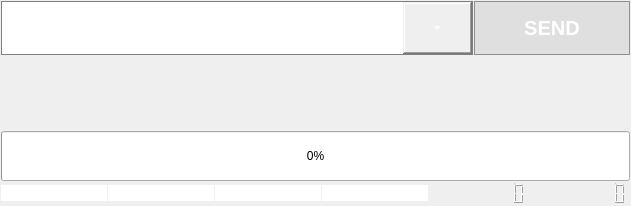
      <widget class="QWidget" name="CONSOLE">
       <property name="autoFillBackground">
        <bool>false</bool>
       </property>
       <attribute name="title">
        <string>CONSOLE</string>
       </attribute>
       <layout class="QVBoxLayout" name="verticalLayout_5">
        <property name="spacing">
         <number>1</number>
        </property>
        <property name="leftMargin">
         <number>1</number>
        </property>
        <property name="topMargin">
         <number>1</number>
        </property>
        <property name="rightMargin">
         <number>1</number>
        </property>
        <property name="bottomMargin">
         <number>1</number>
        </property>
        <item>
         <layout class="QGridLayout" name="gridLayout_3">
          <property name="sizeConstraint">
           <enum>QLayout::SetDefaultConstraint</enum>
          </property>
          <property name="spacing">
           <number>1</number>
          </property>
          <item row="7" column="0" colspan="8">
           <layout class="QHBoxLayout" name="horizontalLayout_7">
            <property name="spacing">
             <number>1</number>
            </property>
            <item>
             <widget class="QLineEdit" name="messagesToSend">
              <property name="sizePolicy">
               <sizepolicy hsizetype="Expanding" vsizetype="Fixed">
                <horstretch>0</horstretch>
                <verstretch>0</verstretch>
               </sizepolicy>
              </property>
              <property name="font">
               <font>
                <pointsize>8</pointsize>
               </font>
              </property>
              <property name="styleSheet">
               <string notr="true">color: rgb(255, 255, 255);
border: none ;</string>
              </property>
              <property name="text">
               <string>Messages to send:</string>
              </property>
              <property name="alignment">
               <set>Qt::AlignRight|Qt::AlignTrailing|Qt::AlignVCenter</set>
              </property>
              <property name="readOnly">
               <bool>true</bool>
              </property>
             </widget>
            </item>
            <item>
             <widget class="QLineEdit" name="messagesToSend_number">
              <property name="sizePolicy">
               <sizepolicy hsizetype="Maximum" vsizetype="Fixed">
                <horstretch>0</horstretch>
                <verstretch>0</verstretch>
               </sizepolicy>
              </property>
              <property name="font">
               <font>
                <pointsize>8</pointsize>
               </font>
              </property>
              <property name="styleSheet">
               <string notr="true">color: rgb(255, 255, 255);
border: none ;</string>
              </property>
              <property name="text">
               <string>-</string>
              </property>
              <property name="readOnly">
               <bool>true</bool>
              </property>
             </widget>
            </item>
            <item>
             <widget class="QLineEdit" name="pingName">
              <property name="sizePolicy">
               <sizepolicy hsizetype="Fixed" vsizetype="Fixed">
                <horstretch>0</horstretch>
                <verstretch>0</verstretch>
               </sizepolicy>
              </property>
              <property name="font">
               <font>
                <pointsize>8</pointsize>
               </font>
              </property>
              <property name="styleSheet">
               <string notr="true">color: rgb(255, 255, 255);
border: none ;</string>
              </property>
              <property name="text">
               <string>PING:</string>
              </property>
              <property name="alignment">
               <set>Qt::AlignRight|Qt::AlignTrailing|Qt::AlignVCenter</set>
              </property>
             </widget>
            </item>
            <item>
             <widget class="QLineEdit" name="ping">
              <property name="sizePolicy">
               <sizepolicy hsizetype="Fixed" vsizetype="Fixed">
                <horstretch>0</horstretch>
                <verstretch>0</verstretch>
               </sizepolicy>
              </property>
              <property name="font">
               <font>
                <pointsize>8</pointsize>
               </font>
              </property>
              <property name="styleSheet">
               <string notr="true">color: rgb(255, 255, 255);
border: none ;</string>
              </property>
              <property name="text">
               <string>-</string>
              </property>
             </widget>
            </item>
            <item>
             <widget class="QLCDNumber" name="lcdNumberActual">
              <property name="sizePolicy">
               <sizepolicy hsizetype="Fixed" vsizetype="Fixed">
                <horstretch>0</horstretch>
                <verstretch>0</verstretch>
               </sizepolicy>
              </property>
              <property name="minimumSize">
               <size>
                <width>0</width>
                <height>0</height>
               </size>
              </property>
              <property name="font">
               <font>
                <bold>true</bold>
               </font>
              </property>
              <property name="layoutDirection">
               <enum>Qt::RightToLeft</enum>
              </property>
              <property name="autoFillBackground">
               <bool>false</bool>
              </property>
              <property name="styleSheet">
               <string notr="true">color: rgb(255, 255, 255);
border: none ;</string>
              </property>
              <property name="frameShape">
               <enum>QFrame::Box</enum>
              </property>
              <property name="digitCount">
               <number>9</number>
              </property>
              <property name="segmentStyle">
               <enum>QLCDNumber::Filled</enum>
              </property>
             </widget>
            </item>
            <item>
             <widget class="QLCDNumber" name="lcdNumberAll">
              <property name="sizePolicy">
               <sizepolicy hsizetype="Fixed" vsizetype="Fixed">
                <horstretch>0</horstretch>
                <verstretch>0</verstretch>
               </sizepolicy>
              </property>
              <property name="layoutDirection">
               <enum>Qt::RightToLeft</enum>
              </property>
              <property name="autoFillBackground">
               <bool>false</bool>
              </property>
              <property name="styleSheet">
               <string notr="true">color: rgb(255, 255, 255);
border: none ;</string>
              </property>
              <property name="digitCount">
               <number>9</number>
              </property>
             </widget>
            </item>
           </layout>
          </item>
          <item row="3" column="0" colspan="8">
           <widget class="QProgressBar" name="progressBar">
            <property name="minimumSize">
             <size>
              <width>0</width>
              <height>50</height>
             </size>
            </property>
            <property name="styleSheet">
             <string notr="true">
background-color: rgba(255, 255, 255, 25);
text-align: center;
QProgressBar::chunk {
    background-color: #FFFFFF;
    width: 10px;
    margin: 0.5px;

}</string>
            </property>
            <property name="minimum">
             <number>0</number>
            </property>
            <property name="value">
             <number>0</number>
            </property>
            <property name="invertedAppearance">
             <bool>false</bool>
            </property>
           </widget>
          </item>
          <item row="1" column="0" colspan="6">
           <widget class="QComboBox" name="comboBox">
            <property name="sizePolicy">
             <sizepolicy hsizetype="Expanding" vsizetype="Minimum">
              <horstretch>0</horstretch>
              <verstretch>0</verstretch>
             </sizepolicy>
            </property>
            <property name="minimumSize">
             <size>
              <width>0</width>
              <height>54</height>
             </size>
            </property>
            <property name="layoutDirection">
             <enum>Qt::LeftToRight</enum>
            </property>
            <property name="styleSheet">
             <string notr="true">QComboBox {
 border-radius: 0px;
 border: 1px solid #8f8f91;
	border-color:grey;
	color:white;
    font-family:  &quot;Franklin Gothic Medium&quot;;
    font-size:  15px;
}
QComboBox::drop-down {
     width:19px;
   
    margin-right:50px;
   
}
QComboBox::down-arrow {
  image: url(:/new/prefix1/files/down_arrow.png);
}
	</string>
            </property>
            <property name="editable">
             <bool>true</bool>
            </property>
            <property name="maxVisibleItems">
             <number>100</number>
            </property>
            <item>
             <property name="text">
              <string/>
             </property>
            </item>
            <item>
             <property name="text">
              <string>RS232 send temperature_error:00;</string>
             </property>
            </item>
            <item>
             <property name="text">
              <string>MPD list</string>
             </property>
            </item>
            <item>
             <property name="text">
              <string>show log</string>
             </property>
            </item>
            <item>
             <property name="text">
              <string>uptime</string>
             </property>
            </item>
            <item>
             <property name="text">
              <string>show log no INFO</string>
             </property>
            </item>
            <item>
             <property name="text">
              <string>sleep</string>
             </property>
            </item>
            <item>
             <property name="text">
              <string>show thread all</string>
             </property>
            </item>
            <item>
             <property name="text">
              <string>iDom text</string>
             </property>
            </item>
            <item>
             <property name="text">
              <string>event temperature</string>
             </property>
            </item>
            <item>
             <property name="text">
              <string>event RS232</string>
             </property>
            </item>
           </widget>
          </item>
          <item row="2" column="0" colspan="8">
           <widget class="QPlainTextEdit" name="txtAnswer">
            <property name="enabled">
             <bool>true</bool>
            </property>
            <property name="sizePolicy">
             <sizepolicy hsizetype="Expanding" vsizetype="Expanding">
              <horstretch>0</horstretch>
              <verstretch>0</verstretch>
             </sizepolicy>
            </property>
            <property name="font">
             <font>
              <family>Consolas</family>
              <pointsize>10</pointsize>
             </font>
            </property>
            <property name="styleSheet">
             <string notr="true">background-color: transparent;
color: rgb(255, 255, 255);
border: none ;</string>
            </property>
            <property name="verticalScrollBarPolicy">
             <enum>Qt::ScrollBarAsNeeded</enum>
            </property>
            <property name="horizontalScrollBarPolicy">
             <enum>Qt::ScrollBarAsNeeded</enum>
            </property>
            <property name="sizeAdjustPolicy">
             <enum>QAbstractScrollArea::AdjustToContentsOnFirstShow</enum>
            </property>
            <property name="readOnly">
             <bool>true</bool>
            </property>
           </widget>
          </item>
          <item row="1" column="6" colspan="2">
           <widget class="QPushButton" name="b_sendConsole">
            <property name="sizePolicy">
             <sizepolicy hsizetype="Ignored" vsizetype="Minimum">
              <horstretch>0</horstretch>
              <verstretch>0</verstretch>
             </sizepolicy>
            </property>
            <property name="minimumSize">
             <size>
              <width>75</width>
              <height>50</height>
             </size>
            </property>
            <property name="whatsThis">
             <string>&lt;html&gt;&lt;head/&gt;&lt;body&gt;&lt;p&gt;wyslij  komende na serwer&lt;/p&gt;&lt;/body&gt;&lt;/html&gt;</string>
            </property>
            <property name="layoutDirection">
             <enum>Qt::LeftToRight</enum>
            </property>
            <property name="styleSheet">
             <string notr="true">QPushButton {
background:  rgba(158, 158, 158,50);
 border: 1px solid #8f8f91;
border-radius: 0px;
color:white;
 font: bold ;
font-size: 20px;
}
QPushButton:pressed {
border:none;
}</string>
            </property>
            <property name="text">
             <string>SEND</string>
            </property>
           </widget>
          </item>
         </layout>
        </item>
       </layout>
      </widget>
